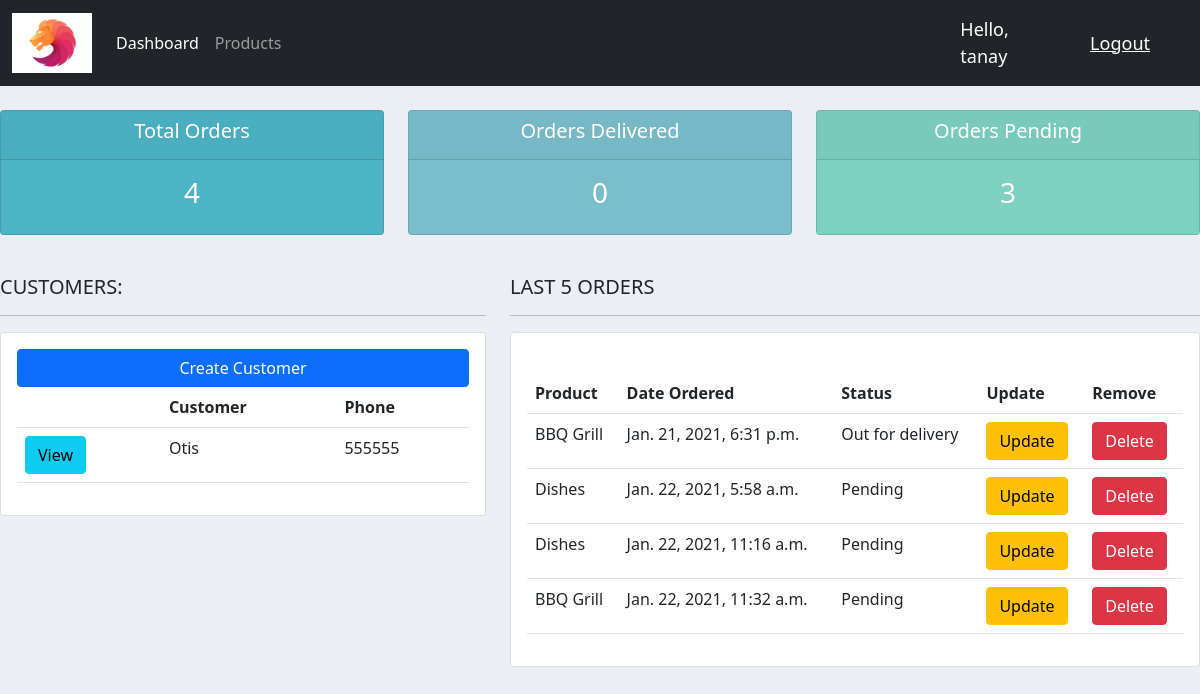
The app's page / (signed in), older data.
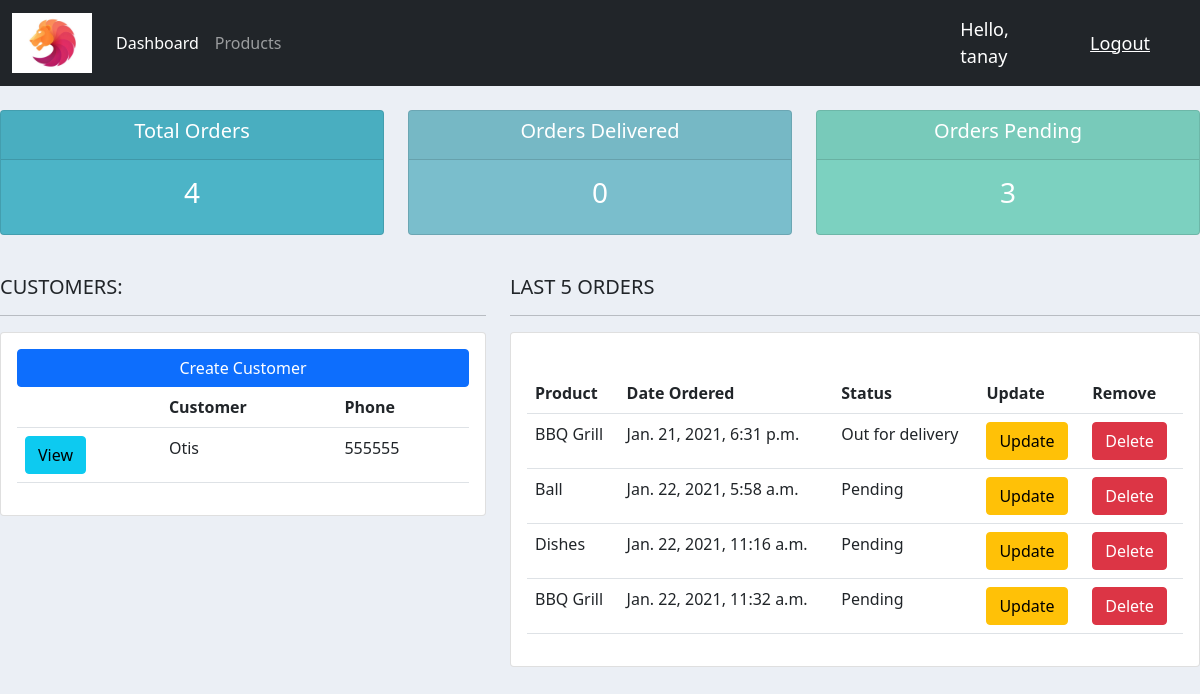
The same page, newer data.
### accounts/models.py (models this page shows, shortened)
class Order(models.Model):
    STATUS = (
        ('Pending', 'Pending'),
        ('Out for delivery', 'Out for delivery'),
        ('Delivered', 'Delivered')
    )
    customer = models.ForeignKey(Customer, null=True, on_delete=models.SET_NULL)
    product = models.ForeignKey(Product, null=True, on_delete = models.SET_NULL)
    date_created = models.DateTimeField(auto_now_add=True, null=True)
    status = models.CharField(max_length=200, null=True, choices=STATUS)
    note = models.CharField(max_length = 1000, null = True)

class Product(models.Model):
    CATEGORY =(
        ('Indoor', 'Indoor'),
        ('Outdoor', 'Outdoor')
    )
    name = models.CharField(max_length=200, null=True)
    price = models.FloatField(null=True)
    category = models.CharField(max_length=200, null=True, choices=CATEGORY)
    description = models.CharField(max_length=200, null=True)
    date_created = models.DateTimeField(auto_now_add=True, null=True)
    tags = models.ManyToManyField(Tag)
    def __str__(self):
        return self.name

### accounts/views.py (the view)
# urls.py: path('', views.home, name="home"),
@login_required(login_url='login')
def home(request):
    customers = Customer.objects.all()
    orders = Order.objects.all()
    total_orders = orders.count()
    pending = orders.filter(status='Pending').count()
    delivered = orders.filter(status='Delivered').count()
    context = {
        'customers': customers,
        'orders': orders,
        'pending': pending,
        'delivered': delivered,
        'total_orders': total_orders
    }
    return render(request,'accounts/home.html', context)

### accounts/templates/accounts/home.html
{%extends 'accounts/base.html'%}
{%block content%}
<br>
{%include 'accounts/status.html'%}
    <br>
    <div class="row">
        <div class="col-md-5">
            <h5>CUSTOMERS:</h5>
            <hr>
            <div class="card card-body">
               <a href="" class="btn btn-primary">Create Customer</a>
                <table class="table">
                    <tr>
                        <th></th>
                        <th>Customer</th>
                        <th>Phone</th>
                        {%for customer in customers%}
                        <tr>
                            <td><a href="{%url 'customer' customer.id%}" class="btn btn-info">View</a></td>
                            <td>{{customer.name}} </td>
                            <td>{{customer.phone}} </td>
                        </tr>
                        {%endfor%}
                    </tr>
                </table>
            </div>
        </div>
        <div class="col-md-7">
            <h5>LAST 5 ORDERS</h5>
            <hr>
            <div class="card card-body">
                <br>
                <table class="table">
                    <tr>
                        <th>Product</th>
                        <th>Date Ordered</th>
                        <th>Status</th>
                        <th>Update</th>
                        <th>Remove</th>
                    </tr>
                    {%for order in orders%}
                    <tr>
                        <td>{{order.product}} </td>
                        <td>{{order.date_created}} </td>
                        <td>{{order.status}} </td>
                        <td><a href="{%url 'update_order' order.id%}" class="btn btn-warning">Update</a></td>
                        <td><a href="{%url 'delete_order' order.id%}" class="btn btn-danger">Delete</a></td>
                    </tr>
                    {%endfor%}
                </table>
            </div>
        </div>
    </div>
{%endblock%}

Row changes from the older to the newer data that the page shows:
changed Order: product "Dishes" → "Ball"
